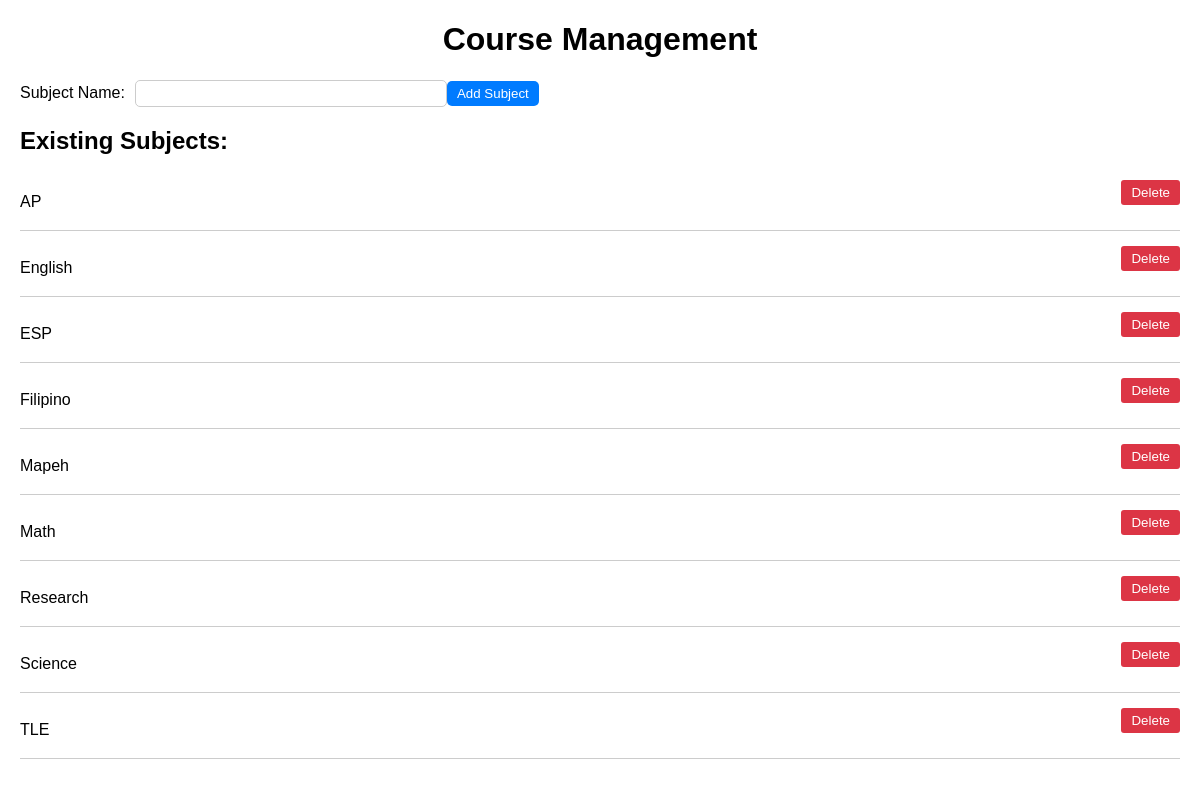
/php_group5/manage-subjects.php, run on the app's committed database.
### tables this page shows
CREATE TABLE `subjects` (
  `id` int(11) NOT NULL,
  `subject_name` varchar(255) NOT NULL
);

### php_group5/manage-subjects.php (the view, shortened to what this page needs)
<?php
$hostName = "localhost";
$dbUser = "root";
$dbPassword = "";
$dbName = "users";
$conn = mysqli_connect($hostName, $dbUser, $dbPassword, $dbName);
$sqlSubjects = "SELECT * FROM subjects ORDER BY subject_name ASC";
$resultSubjects = mysqli_query($conn, $sqlSubjects);
?>
<!DOCTYPE html>
<html lang="en">
<head>
</head>
<body>
    <h1>Course Management</h1>
    <form method="POST" action="<?php echo $_SERVER['PHP_SELF']; ?>">
        <label for="subject_name">Subject Name:</label>
        <input type="text" id="subject_name" name="subject_name" required>
        <button type="submit" name="add_subject">Add Subject</button>
    </form>
    <h2>Existing Subjects:</h2>
    <ul>
        <?php while ($row = mysqli_fetch_assoc($resultSubjects)) : ?>
            <li>
                <?php echo $row['subject_name']; ?>
                <form method="POST" action="<?php echo $_SERVER['PHP_SELF']; ?>">
                    <button type="submit" class="delete-btn">Delete</button>
                </form>
            </li>
        <?php endwhile; ?>
    </ul>
</body>
</html>

### php_group5/manage-subjects.php (style rules this page uses)
body { font-family: Arial, sans-serif; margin: 20px; }
h1 { text-align: center; }
form { margin-bottom: 20px; display: flex; align-items: center; }
label { margin-right: 10px; }
input[type="text"] { width: 300px; padding: 5px; border-radius: 5px; border: 1px solid #ccc; }
button { padding: 5px 10px; background-color: #007bff; color: #fff; border: none; border-radius: 5px; cursor: pointer; }
ul { list-style-type: none; padding: 0; margin: 0; }
li { margin-bottom: 10px; display: flex; justify-content: space-between; align-items: center; border-bottom: 1px solid #ccc; padding: 5px 0; }
.delete-btn { background-color: #dc3545; color: #fff; border: none; padding: 5px 10px; border-radius: 3px; cursor: pointer; }

### data on the page
subjects: subject_name "AP"
subjects: subject_name "English"
subjects: subject_name "ESP"
subjects: subject_name "Filipino"
subjects: subject_name "Mapeh"
subjects: subject_name "Math"
subjects: subject_name "Research"
subjects: subject_name "Science"
subjects: subject_name "TLE"
